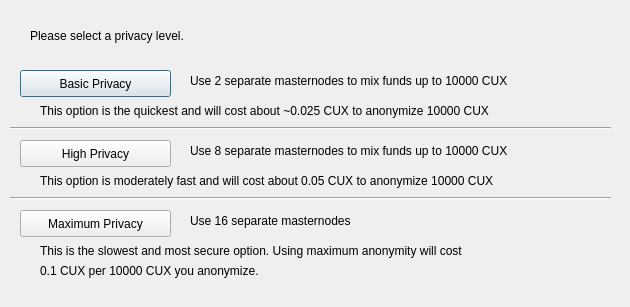
<?xml version="1.0" encoding="UTF-8"?>
<ui version="4.0">
 <class>ObfuscationConfig</class>
 <widget class="QDialog" name="ObfuscationConfig">
  <property name="geometry">
   <rect>
    <x>0</x>
    <y>0</y>
    <width>630</width>
    <height>307</height>
   </rect>
  </property>
  <property name="windowTitle">
   <string>Configure Obfuscation</string>
  </property>
  <widget class="QPushButton" name="buttonBasic">
   <property name="geometry">
    <rect>
     <x>20</x>
     <y>70</y>
     <width>151</width>
     <height>27</height>
    </rect>
   </property>
   <property name="text">
    <string>Basic Privacy</string>
   </property>
  </widget>
  <widget class="QPushButton" name="buttonHigh">
   <property name="geometry">
    <rect>
     <x>20</x>
     <y>140</y>
     <width>151</width>
     <height>27</height>
    </rect>
   </property>
   <property name="text">
    <string>High Privacy</string>
   </property>
  </widget>
  <widget class="QPushButton" name="buttonMax">
   <property name="geometry">
    <rect>
     <x>20</x>
     <y>210</y>
     <width>151</width>
     <height>27</height>
    </rect>
   </property>
   <property name="text">
    <string>Maximum Privacy</string>
   </property>
  </widget>
  <widget class="QLabel" name="label">
   <property name="geometry">
    <rect>
     <x>30</x>
     <y>20</y>
     <width>571</width>
     <height>31</height>
    </rect>
   </property>
   <property name="text">
    <string>Please select a privacy level.</string>
   </property>
  </widget>
  <widget class="QLabel" name="label_2">
   <property name="geometry">
    <rect>
     <x>190</x>
     <y>70</y>
     <width>421</width>
     <height>21</height>
    </rect>
   </property>
   <property name="text">
    <string>Use 2 separate masternodes to mix funds up to 10000 CUX</string>
   </property>
  </widget>
  <widget class="QLabel" name="label_3">
   <property name="geometry">
    <rect>
     <x>190</x>
     <y>140</y>
     <width>411</width>
     <height>21</height>
    </rect>
   </property>
   <property name="text">
    <string>Use 8 separate masternodes to mix funds up to 10000 CUX</string>
   </property>
  </widget>
  <widget class="QLabel" name="label_4">
   <property name="geometry">
    <rect>
     <x>190</x>
     <y>210</y>
     <width>421</width>
     <height>21</height>
    </rect>
   </property>
   <property name="text">
    <string>Use 16 separate masternodes</string>
   </property>
  </widget>
  <widget class="QLabel" name="label_6">
   <property name="geometry">
    <rect>
     <x>40</x>
     <y>100</y>
     <width>561</width>
     <height>21</height>
    </rect>
   </property>
   <property name="text">
    <string>This option is the quickest and will cost about ~0.025 CUX to anonymize 10000 CUX</string>
   </property>
  </widget>
  <widget class="QLabel" name="label_7">
   <property name="geometry">
    <rect>
     <x>40</x>
     <y>170</y>
     <width>561</width>
     <height>21</height>
    </rect>
   </property>
   <property name="text">
    <string>This option is moderately fast and will cost about 0.05 CUX to anonymize 10000 CUX</string>
   </property>
  </widget>
  <widget class="QLabel" name="label_8">
   <property name="geometry">
    <rect>
     <x>40</x>
     <y>240</y>
     <width>561</width>
     <height>21</height>
    </rect>
   </property>
   <property name="text">
    <string>This is the slowest and most secure option. Using maximum anonymity will cost</string>
   </property>
  </widget>
  <widget class="QLabel" name="label_9">
   <property name="geometry">
    <rect>
     <x>40</x>
     <y>260</y>
     <width>561</width>
     <height>21</height>
    </rect>
   </property>
   <property name="text">
    <string>0.1 CUX per 10000 CUX you anonymize.</string>
   </property>
  </widget>
  <widget class="Line" name="line">
   <property name="geometry">
    <rect>
     <x>10</x>
     <y>120</y>
     <width>601</width>
     <height>16</height>
    </rect>
   </property>
   <property name="orientation">
    <enum>Qt::Horizontal</enum>
   </property>
  </widget>
  <widget class="Line" name="line_2">
   <property name="geometry">
    <rect>
     <x>10</x>
     <y>190</y>
     <width>601</width>
     <height>16</height>
    </rect>
   </property>
   <property name="orientation">
    <enum>Qt::Horizontal</enum>
   </property>
  </widget>
 </widget>
 <resources/>
 <connections/>
</ui>
